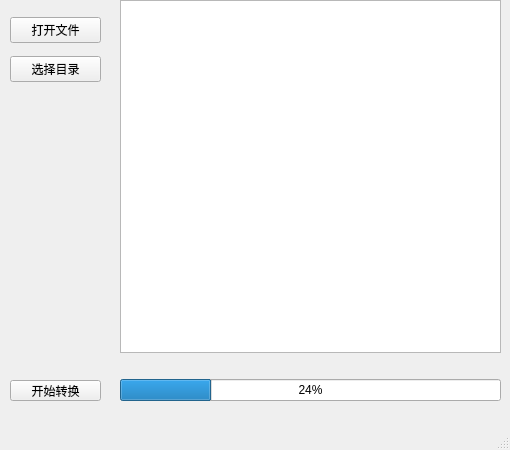
<?xml version="1.0" encoding="UTF-8"?>
<ui version="4.0">
 <class>MainWindow</class>
 <widget class="QMainWindow" name="MainWindow">
  <property name="geometry">
   <rect>
    <x>0</x>
    <y>0</y>
    <width>510</width>
    <height>450</height>
   </rect>
  </property>
  <property name="minimumSize">
   <size>
    <width>510</width>
    <height>410</height>
   </size>
  </property>
  <property name="maximumSize">
   <size>
    <width>510</width>
    <height>450</height>
   </size>
  </property>
  <property name="windowTitle">
   <string>MainWindow</string>
  </property>
  <widget class="QWidget" name="centralwidget">
   <widget class="QPushButton" name="convertButton">
    <property name="geometry">
     <rect>
      <x>10</x>
      <y>380</y>
      <width>91</width>
      <height>21</height>
     </rect>
    </property>
    <property name="text">
     <string>开始转换</string>
    </property>
   </widget>
   <widget class="QWidget" name="verticalLayoutWidget">
    <property name="geometry">
     <rect>
      <x>10</x>
      <y>10</y>
      <width>91</width>
      <height>81</height>
     </rect>
    </property>
    <layout class="QVBoxLayout" name="verticalLayout">
     <item>
      <widget class="QPushButton" name="openButton">
       <property name="text">
        <string>打开文件</string>
       </property>
      </widget>
     </item>
     <item>
      <widget class="QPushButton" name="selectButton">
       <property name="text">
        <string>选择目录</string>
       </property>
      </widget>
     </item>
    </layout>
   </widget>
   <widget class="QWidget" name="verticalLayoutWidget_2">
    <property name="geometry">
     <rect>
      <x>120</x>
      <y>0</y>
      <width>381</width>
      <height>401</height>
     </rect>
    </property>
    <layout class="QVBoxLayout" name="verticalLayout_2">
     <item>
      <widget class="QTextBrowser" name="showBrowser"/>
     </item>
     <item>
      <widget class="QLabel" name="speedLabel">
       <property name="text">
        <string/>
       </property>
      </widget>
     </item>
     <item>
      <widget class="QProgressBar" name="progressBar">
       <property name="value">
        <number>24</number>
       </property>
      </widget>
     </item>
    </layout>
   </widget>
  </widget>
  <widget class="QMenuBar" name="menubar">
   <property name="geometry">
    <rect>
     <x>0</x>
     <y>0</y>
     <width>510</width>
     <height>21</height>
    </rect>
   </property>
  </widget>
  <widget class="QStatusBar" name="statusbar"/>
 </widget>
 <resources/>
 <connections/>
</ui>
